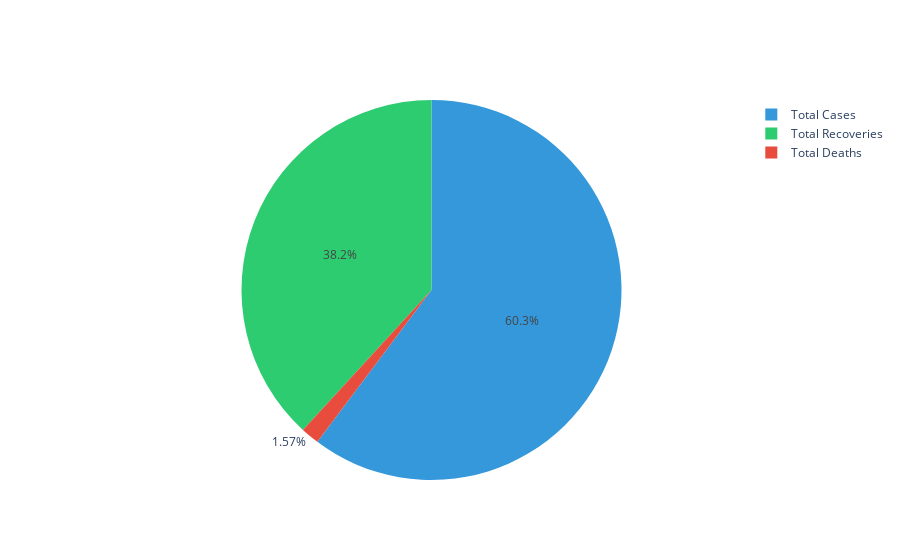

Write notebook code for a chart like this one.
### Code cell
fig = go.Figure()
totcase = total._get_value(0,'Total_Cases')
recovered = total._get_value(0,'Recoveries')
death = total._get_value(0, 'Deaths')
fig.add_trace(go.Pie(values=[totcase, recovered, death],
labels=['Total Cases', 'Total Recoveries', 'Total Deaths']))
fig.update_traces(marker=dict(colors=['#3498DB', '#2ECC71', '#E74C3C']))
fig.show()

### Figure 1 — Plotly figure (JSON) as saved in the notebook; plotly's stock layout.template omitted (floating-point values rounded to 4 significant figures)
{"data": [{"labels": ["Total Cases", "Total Recoveries", "Total Deaths"], "marker": {"colors": ["#3498DB", "#2ECC71", "#E74C3C"]}, "type": "pie", "values": [934657, 592032, 24309]}], "layout": {}}
